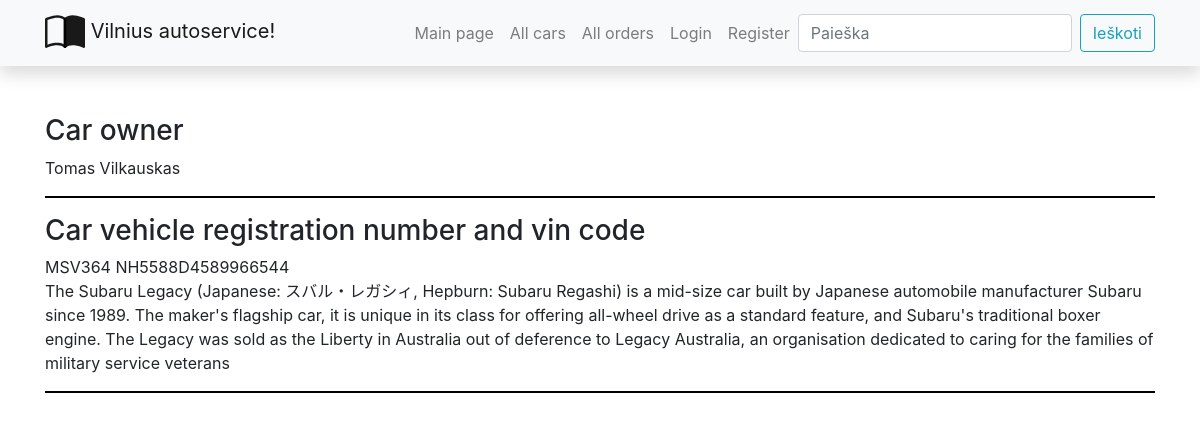
The app's page /autoservisas/car/3 with its own data.
### autoservisas/models.py (models this page shows, shortened)
class Car(models.Model):
    valst_nr = models.CharField('Number', max_length=6, help_text='Enter the country registration number')
    vin_code = models.CharField('VIN_code', max_length=17, help_text='Enter a VIN code')
    client = models.CharField('Client', max_length=200, help_text='Enter client name and last name')
    description = HTMLField(default='Cia yra automobilio aprasymas')
    automodel = models.ForeignKey('AutoModel', on_delete=models.SET_NULL, null=True)
    cover = models.ImageField('Photo', upload_to='covers', null=True)
    class Meta:
        verbose_name = "Car"
        verbose_name_plural = "Cars"

### autoservisas/views.py (the view)
# urls.py: path('car/', views.cars, name='car'),
def car(request, car_id):
    single_car = get_object_or_404(Car, pk=car_id)
    return render(request, 'car.html', {'car': single_car})

### autoservisas/templates/car.html
{% extends "base.html" %}
{% block content %}
<div>
  <h3>Car owner</h3>
  {{ car.client }}
  <hr/>
  <h3>Car vehicle registration number and vin code </h3>
  {{ car.valst_nr }} {{ car.vin_code }}
  <p> {{ car.description |  safe }} </p>
  <hr/>
</div>
{% endblock %}

### autoservisas/static/css/styles.css (style rules this page uses)
hr { width: 100%; background-color: black; height: 1px; border-color : transparent; }

### records on screen
Car: client "Tomas Vilkauskas", valst_nr "MSV364", vin_code "NH5588D4589966544", description "The Subaru Legacy (Japanese: スバル・レガシィ, Hepburn: Subaru Regashi) is a mid-size car built by Japanese automobile manufacturer Subaru since 1989. The maker's flagship car, it is unique in its class for offering all-wheel drive as a standard feature, and Subaru's traditional boxer engine. The Legacy was sold as the Liberty in Australia out of deference to Legacy Australia, an organisation dedicated to caring for the families of military service veterans"
